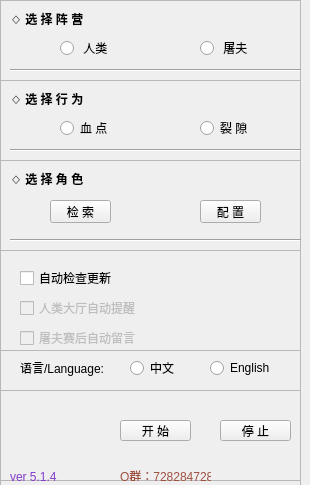
<?xml version="1.0" encoding="UTF-8"?>
<ui version="4.0">
 <class>MainWindow</class>
 <widget class="QMainWindow" name="MainWindow">
  <property name="geometry">
   <rect>
    <x>0</x>
    <y>0</y>
    <width>310</width>
    <height>485</height>
   </rect>
  </property>
  <property name="minimumSize">
   <size>
    <width>310</width>
    <height>485</height>
   </size>
  </property>
  <property name="maximumSize">
   <size>
    <width>310</width>
    <height>485</height>
   </size>
  </property>
  <property name="windowTitle">
   <string>DBD_AFK_TOOL</string>
  </property>
  <widget class="QWidget" name="centralwidget">
   <widget class="QFrame" name="frame">
    <property name="geometry">
     <rect>
      <x>0</x>
      <y>0</y>
      <width>301</width>
      <height>491</height>
     </rect>
    </property>
    <property name="frameShape">
     <enum>QFrame::StyledPanel</enum>
    </property>
    <property name="frameShadow">
     <enum>QFrame::Raised</enum>
    </property>
    <widget class="QFrame" name="frame_2">
     <property name="geometry">
      <rect>
       <x>0</x>
       <y>0</y>
       <width>311</width>
       <height>81</height>
      </rect>
     </property>
     <property name="frameShape">
      <enum>QFrame::StyledPanel</enum>
     </property>
     <property name="frameShadow">
      <enum>QFrame::Raised</enum>
     </property>
     <widget class="QLabel" name="lb_camp">
      <property name="geometry">
       <rect>
        <x>10</x>
        <y>10</y>
        <width>140</width>
        <height>16</height>
       </rect>
      </property>
      <property name="whatsThis">
       <string>&lt;html&gt;&lt;head/&gt;&lt;body&gt;&lt;p&gt;&lt;br/&gt;&lt;/p&gt;&lt;/body&gt;&lt;/html&gt;</string>
      </property>
      <property name="text">
       <string>&lt;html&gt;&lt;head/&gt;&lt;body&gt;&lt;p&gt;&lt;span style=&quot; font-weight:600;&quot;&gt;◇ 选 择 阵 营&lt;/span&gt;&lt;/p&gt;&lt;/body&gt;&lt;/html&gt;</string>
      </property>
     </widget>
     <widget class="QRadioButton" name="rb_survivor">
      <property name="geometry">
       <rect>
        <x>60</x>
        <y>40</y>
        <width>61</width>
        <height>16</height>
       </rect>
      </property>
      <property name="text">
       <string> 人类</string>
      </property>
     </widget>
     <widget class="QRadioButton" name="rb_killer">
      <property name="geometry">
       <rect>
        <x>200</x>
        <y>40</y>
        <width>71</width>
        <height>16</height>
       </rect>
      </property>
      <property name="text">
       <string> 屠夫</string>
      </property>
     </widget>
     <widget class="Line" name="line">
      <property name="geometry">
       <rect>
        <x>10</x>
        <y>60</y>
        <width>291</width>
        <height>20</height>
       </rect>
      </property>
      <property name="orientation">
       <enum>Qt::Horizontal</enum>
      </property>
     </widget>
    </widget>
    <widget class="QFrame" name="frame_3">
     <property name="geometry">
      <rect>
       <x>0</x>
       <y>80</y>
       <width>311</width>
       <height>81</height>
      </rect>
     </property>
     <property name="frameShape">
      <enum>QFrame::StyledPanel</enum>
     </property>
     <property name="frameShadow">
      <enum>QFrame::Raised</enum>
     </property>
     <widget class="QLabel" name="lb_action_mode">
      <property name="geometry">
       <rect>
        <x>10</x>
        <y>10</y>
        <width>140</width>
        <height>16</height>
       </rect>
      </property>
      <property name="text">
       <string>&lt;html&gt;&lt;head/&gt;&lt;body&gt;&lt;p&gt;&lt;span style=&quot; font-weight:600;&quot;&gt;◇ 选 择 行 为&lt;/span&gt;&lt;/p&gt;&lt;/body&gt;&lt;/html&gt;</string>
      </property>
     </widget>
     <widget class="QRadioButton" name="rb_fixed_mode">
      <property name="geometry">
       <rect>
        <x>60</x>
        <y>40</y>
        <width>101</width>
        <height>16</height>
       </rect>
      </property>
      <property name="text">
       <string>血 点</string>
      </property>
     </widget>
     <widget class="QRadioButton" name="rb_random_mode">
      <property name="geometry">
       <rect>
        <x>200</x>
        <y>40</y>
        <width>91</width>
        <height>16</height>
       </rect>
      </property>
      <property name="text">
       <string>裂 隙</string>
      </property>
     </widget>
     <widget class="Line" name="line_2">
      <property name="geometry">
       <rect>
        <x>10</x>
        <y>60</y>
        <width>291</width>
        <height>20</height>
       </rect>
      </property>
      <property name="orientation">
       <enum>Qt::Horizontal</enum>
      </property>
     </widget>
    </widget>
    <widget class="QFrame" name="frame_4">
     <property name="geometry">
      <rect>
       <x>0</x>
       <y>160</y>
       <width>311</width>
       <height>91</height>
      </rect>
     </property>
     <property name="frameShape">
      <enum>QFrame::StyledPanel</enum>
     </property>
     <property name="frameShadow">
      <enum>QFrame::Raised</enum>
     </property>
     <widget class="QLabel" name="lb_select_charactor">
      <property name="geometry">
       <rect>
        <x>10</x>
        <y>10</y>
        <width>140</width>
        <height>16</height>
       </rect>
      </property>
      <property name="text">
       <string>&lt;html&gt;&lt;head/&gt;&lt;body&gt;&lt;p&gt;&lt;span style=&quot; font-weight:600;&quot;&gt;◇ 选 择 角 色&lt;/span&gt;&lt;/p&gt;&lt;/body&gt;&lt;/html&gt;</string>
      </property>
     </widget>
     <widget class="QPushButton" name="pb_select_cfg">
      <property name="geometry">
       <rect>
        <x>200</x>
        <y>40</y>
        <width>61</width>
        <height>23</height>
       </rect>
      </property>
      <property name="text">
       <string>配 置</string>
      </property>
     </widget>
     <widget class="Line" name="line_3">
      <property name="geometry">
       <rect>
        <x>10</x>
        <y>70</y>
        <width>291</width>
        <height>20</height>
       </rect>
      </property>
      <property name="orientation">
       <enum>Qt::Horizontal</enum>
      </property>
     </widget>
     <widget class="QPushButton" name="pb_search">
      <property name="geometry">
       <rect>
        <x>50</x>
        <y>40</y>
        <width>61</width>
        <height>23</height>
       </rect>
      </property>
      <property name="text">
       <string>检 索</string>
      </property>
     </widget>
    </widget>
    <widget class="QFrame" name="frame_5">
     <property name="geometry">
      <rect>
       <x>0</x>
       <y>250</y>
       <width>311</width>
       <height>101</height>
      </rect>
     </property>
     <property name="frameShape">
      <enum>QFrame::StyledPanel</enum>
     </property>
     <property name="frameShadow">
      <enum>QFrame::Raised</enum>
     </property>
     <widget class="QCheckBox" name="cb_autocheck">
      <property name="geometry">
       <rect>
        <x>20</x>
        <y>20</y>
        <width>131</width>
        <height>16</height>
       </rect>
      </property>
      <property name="text">
       <string>自动检查更新</string>
      </property>
     </widget>
     <widget class="QCheckBox" name="cb_survivor_do">
      <property name="enabled">
       <bool>false</bool>
      </property>
      <property name="geometry">
       <rect>
        <x>20</x>
        <y>50</y>
        <width>131</width>
        <height>16</height>
       </rect>
      </property>
      <property name="text">
       <string>人类大厅自动提醒</string>
      </property>
     </widget>
     <widget class="QCheckBox" name="cb_killer_do">
      <property name="enabled">
       <bool>false</bool>
      </property>
      <property name="geometry">
       <rect>
        <x>20</x>
        <y>80</y>
        <width>211</width>
        <height>16</height>
       </rect>
      </property>
      <property name="text">
       <string>屠夫赛后自动留言</string>
      </property>
     </widget>
    </widget>
    <widget class="QFrame" name="frame_6">
     <property name="geometry">
      <rect>
       <x>0</x>
       <y>350</y>
       <width>311</width>
       <height>131</height>
      </rect>
     </property>
     <property name="frameShape">
      <enum>QFrame::StyledPanel</enum>
     </property>
     <property name="frameShadow">
      <enum>QFrame::Raised</enum>
     </property>
     <widget class="QPushButton" name="pb_start">
      <property name="geometry">
       <rect>
        <x>120</x>
        <y>70</y>
        <width>71</width>
        <height>21</height>
       </rect>
      </property>
      <property name="text">
       <string>开 始</string>
      </property>
     </widget>
     <widget class="QPushButton" name="pb_stop">
      <property name="geometry">
       <rect>
        <x>220</x>
        <y>70</y>
        <width>71</width>
        <height>21</height>
       </rect>
      </property>
      <property name="text">
       <string>停 止</string>
      </property>
     </widget>
     <widget class="QPushButton" name="pb_github">
      <property name="geometry">
       <rect>
        <x>270</x>
        <y>100</y>
        <width>31</width>
        <height>31</height>
       </rect>
      </property>
      <property name="cursor">
       <cursorShape>PointingHandCursor</cursorShape>
      </property>
      <property name="styleSheet">
       <string notr="true">QPushButton {
	border-image: url(picture/Github.bmp);
	border-radius: 5px;
}
QPushButton:hover {
	border-image: url(picture/Github.bmp);
	border-radius: 5px;
	background-color: #F0F0F0;
}</string>
      </property>
      <property name="text">
       <string/>
      </property>
     </widget>
     <widget class="QLabel" name="lb_version">
      <property name="geometry">
       <rect>
        <x>10</x>
        <y>117</y>
        <width>91</width>
        <height>20</height>
       </rect>
      </property>
      <property name="styleSheet">
       <string notr="true">color: rgb(130, 60, 200);</string>
      </property>
      <property name="text">
       <string>ver 5.1.4</string>
      </property>
     </widget>
     <widget class="QLabel" name="lb_message">
      <property name="geometry">
       <rect>
        <x>120</x>
        <y>118</y>
        <width>91</width>
        <height>16</height>
       </rect>
      </property>
      <property name="styleSheet">
       <string notr="true">color:rgb(159, 80, 65)</string>
      </property>
      <property name="text">
       <string>Q群：728284728</string>
      </property>
     </widget>
     <widget class="QFrame" name="frame_7">
      <property name="geometry">
       <rect>
        <x>0</x>
        <y>0</y>
        <width>301</width>
        <height>41</height>
       </rect>
      </property>
      <property name="frameShape">
       <enum>QFrame::StyledPanel</enum>
      </property>
      <property name="frameShadow">
       <enum>QFrame::Raised</enum>
      </property>
      <widget class="QLabel" name="lb_language">
       <property name="geometry">
        <rect>
         <x>20</x>
         <y>10</y>
         <width>91</width>
         <height>16</height>
        </rect>
       </property>
       <property name="text">
        <string>语言/Language:</string>
       </property>
      </widget>
      <widget class="QRadioButton" name="rb_chinese">
       <property name="geometry">
        <rect>
         <x>130</x>
         <y>10</y>
         <width>61</width>
         <height>16</height>
        </rect>
       </property>
       <property name="text">
        <string>中文</string>
       </property>
      </widget>
      <widget class="QRadioButton" name="rb_english">
       <property name="geometry">
        <rect>
         <x>210</x>
         <y>10</y>
         <width>71</width>
         <height>16</height>
        </rect>
       </property>
       <property name="text">
        <string>English</string>
       </property>
      </widget>
     </widget>
    </widget>
    <zorder>frame_6</zorder>
    <zorder>frame_2</zorder>
    <zorder>frame_3</zorder>
    <zorder>frame_4</zorder>
    <zorder>frame_5</zorder>
   </widget>
  </widget>
 </widget>
 <resources/>
 <connections>
  <connection>
   <sender>rb_survivor</sender>
   <signal>clicked(bool)</signal>
   <receiver>cb_survivor_do</receiver>
   <slot>setEnabled(bool)</slot>
   <hints>
    <hint type="sourcelabel">
     <x>66</x>
     <y>49</y>
    </hint>
    <hint type="destinationlabel">
     <x>66</x>
     <y>306</y>
    </hint>
   </hints>
  </connection>
  <connection>
   <sender>rb_survivor</sender>
   <signal>clicked(bool)</signal>
   <receiver>cb_killer_do</receiver>
   <slot>setDisabled(bool)</slot>
   <hints>
    <hint type="sourcelabel">
     <x>89</x>
     <y>48</y>
    </hint>
    <hint type="destinationlabel">
     <x>101</x>
     <y>335</y>
    </hint>
   </hints>
  </connection>
  <connection>
   <sender>rb_killer</sender>
   <signal>clicked(bool)</signal>
   <receiver>cb_killer_do</receiver>
   <slot>setEnabled(bool)</slot>
   <hints>
    <hint type="sourcelabel">
     <x>200</x>
     <y>48</y>
    </hint>
    <hint type="destinationlabel">
     <x>129</x>
     <y>337</y>
    </hint>
   </hints>
  </connection>
  <connection>
   <sender>rb_killer</sender>
   <signal>clicked(bool)</signal>
   <receiver>cb_survivor_do</receiver>
   <slot>setDisabled(bool)</slot>
   <hints>
    <hint type="sourcelabel">
     <x>220</x>
     <y>49</y>
    </hint>
    <hint type="destinationlabel">
     <x>126</x>
     <y>306</y>
    </hint>
   </hints>
  </connection>
  <connection>
   <sender>rb_survivor</sender>
   <signal>clicked(bool)</signal>
   <receiver>rb_fixed_mode</receiver>
   <slot>setDisabled(bool)</slot>
   <hints>
    <hint type="sourcelabel">
     <x>76</x>
     <y>52</y>
    </hint>
    <hint type="destinationlabel">
     <x>73</x>
     <y>124</y>
    </hint>
   </hints>
  </connection>
  <connection>
   <sender>rb_survivor</sender>
   <signal>clicked(bool)</signal>
   <receiver>pb_select_cfg</receiver>
   <slot>setDisabled(bool)</slot>
   <hints>
    <hint type="sourcelabel">
     <x>96</x>
     <y>46</y>
    </hint>
    <hint type="destinationlabel">
     <x>156</x>
     <y>210</y>
    </hint>
   </hints>
  </connection>
  <connection>
   <sender>rb_survivor</sender>
   <signal>clicked(bool)</signal>
   <receiver>rb_random_mode</receiver>
   <slot>setDisabled(bool)</slot>
   <hints>
    <hint type="sourcelabel">
     <x>89</x>
     <y>45</y>
    </hint>
    <hint type="destinationlabel">
     <x>231</x>
     <y>121</y>
    </hint>
   </hints>
  </connection>
  <connection>
   <sender>rb_killer</sender>
   <signal>clicked(bool)</signal>
   <receiver>rb_fixed_mode</receiver>
   <slot>setEnabled(bool)</slot>
   <hints>
    <hint type="sourcelabel">
     <x>244</x>
     <y>46</y>
    </hint>
    <hint type="destinationlabel">
     <x>73</x>
     <y>126</y>
    </hint>
   </hints>
  </connection>
  <connection>
   <sender>rb_killer</sender>
   <signal>clicked(bool)</signal>
   <receiver>rb_random_mode</receiver>
   <slot>setEnabled(bool)</slot>
   <hints>
    <hint type="sourcelabel">
     <x>236</x>
     <y>50</y>
    </hint>
    <hint type="destinationlabel">
     <x>240</x>
     <y>125</y>
    </hint>
   </hints>
  </connection>
  <connection>
   <sender>rb_killer</sender>
   <signal>clicked(bool)</signal>
   <receiver>pb_select_cfg</receiver>
   <slot>setEnabled(bool)</slot>
   <hints>
    <hint type="sourcelabel">
     <x>232</x>
     <y>48</y>
    </hint>
    <hint type="destinationlabel">
     <x>132</x>
     <y>209</y>
    </hint>
   </hints>
  </connection>
  <connection>
   <sender>rb_random_mode</sender>
   <signal>clicked(bool)</signal>
   <receiver>pb_select_cfg</receiver>
   <slot>setEnabled(bool)</slot>
   <hints>
    <hint type="sourcelabel">
     <x>221</x>
     <y>131</y>
    </hint>
    <hint type="destinationlabel">
     <x>129</x>
     <y>209</y>
    </hint>
   </hints>
  </connection>
  <connection>
   <sender>rb_fixed_mode</sender>
   <signal>clicked(bool)</signal>
   <receiver>pb_select_cfg</receiver>
   <slot>setEnabled(bool)</slot>
   <hints>
    <hint type="sourcelabel">
     <x>79</x>
     <y>126</y>
    </hint>
    <hint type="destinationlabel">
     <x>133</x>
     <y>212</y>
    </hint>
   </hints>
  </connection>
  <connection>
   <sender>rb_chinese</sender>
   <signal>clicked(bool)</signal>
   <receiver>pb_search</receiver>
   <slot>setDisabled(bool)</slot>
   <hints>
    <hint type="sourcelabel">
     <x>156</x>
     <y>367</y>
    </hint>
    <hint type="destinationlabel">
     <x>95</x>
     <y>216</y>
    </hint>
   </hints>
  </connection>
  <connection>
   <sender>rb_english</sender>
   <signal>clicked(bool)</signal>
   <receiver>pb_search</receiver>
   <slot>setEnabled(bool)</slot>
   <hints>
    <hint type="sourcelabel">
     <x>234</x>
     <y>364</y>
    </hint>
    <hint type="destinationlabel">
     <x>85</x>
     <y>211</y>
    </hint>
   </hints>
  </connection>
  <connection>
   <sender>rb_english</sender>
   <signal>clicked()</signal>
   <receiver>lb_message</receiver>
   <slot>hide()</slot>
   <hints>
    <hint type="sourcelabel">
     <x>219</x>
     <y>366</y>
    </hint>
    <hint type="destinationlabel">
     <x>192</x>
     <y>474</y>
    </hint>
   </hints>
  </connection>
 </connections>
</ui>
